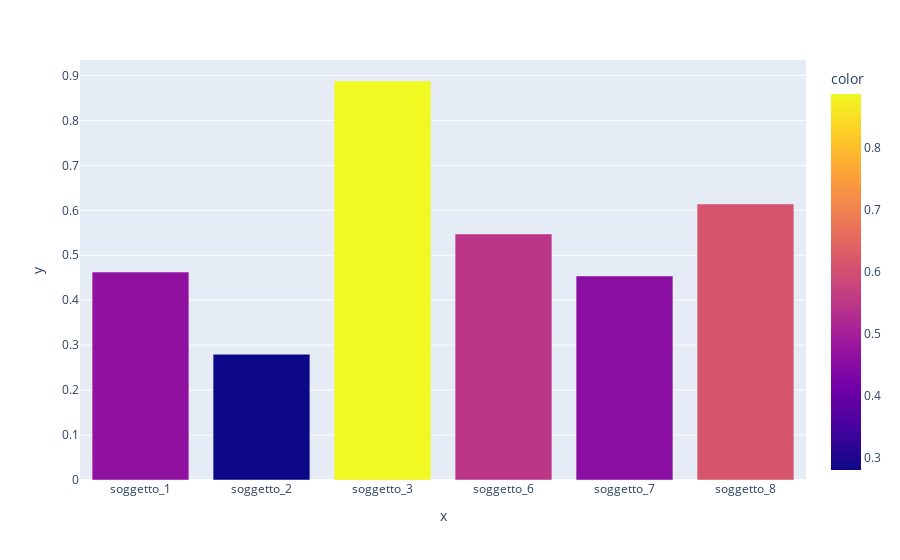

Notebook code for this chart:
### Code cell
#plot the std of df_steady_out for each subject in a barplot with plotly express 
fig = px.bar(df_steady.std(axis=0), x=df_steady.std(axis=0).index, y=df_steady.std(axis=0).values, color=df_steady.std(axis=0))
fig.show()

### Figure 1 — Plotly figure (JSON) as saved in the notebook; plotly's stock layout.template omitted (floating-point values rounded to 4 significant figures)
{"data": [{"alignmentgroup": "True", "hovertemplate": "x=%{x}<br>y=%{y}<br>color=%{marker.color}<extra></extra>", "legendgroup": "", "marker": {"color": [0.4626, 0.2798, 0.8876, 0.5475, 0.454, 0.614], "coloraxis": "coloraxis", "pattern": {"shape": ""}}, "name": "", "offsetgroup": "", "orientation": "v", "showlegend": false, "textposition": "auto", "type": "bar", "x": ["soggetto_1", "soggetto_2", "soggetto_3", "soggetto_6", "soggetto_7", "soggetto_8"], "xaxis": "x", "y": [0.4626, 0.2798, 0.8876, 0.5475, 0.454, 0.614], "yaxis": "y"}], "layout": {"barmode": "relative", "coloraxis": {"colorbar": {"title": {"text": "color"}}, "colorscale": [[0, "#0d0887"], [0.1111, "#46039f"], [0.2222, "#7201a8"], [0.3333, "#9c179e"], [0.4444, "#bd3786"], [0.5556, "#d8576b"], [0.6667, "#ed7953"], [0.7778, "#fb9f3a"], [0.8889, "#fdca26"], [1, "#f0f921"]]}, "legend": {"tracegroupgap": 0}, "margin": {"t": 60}, "xaxis": {"anchor": "y", "domain": [0, 1], "title": {"text": "x"}}, "yaxis": {"anchor": "x", "domain": [0, 1], "title": {"text": "y"}}}}
